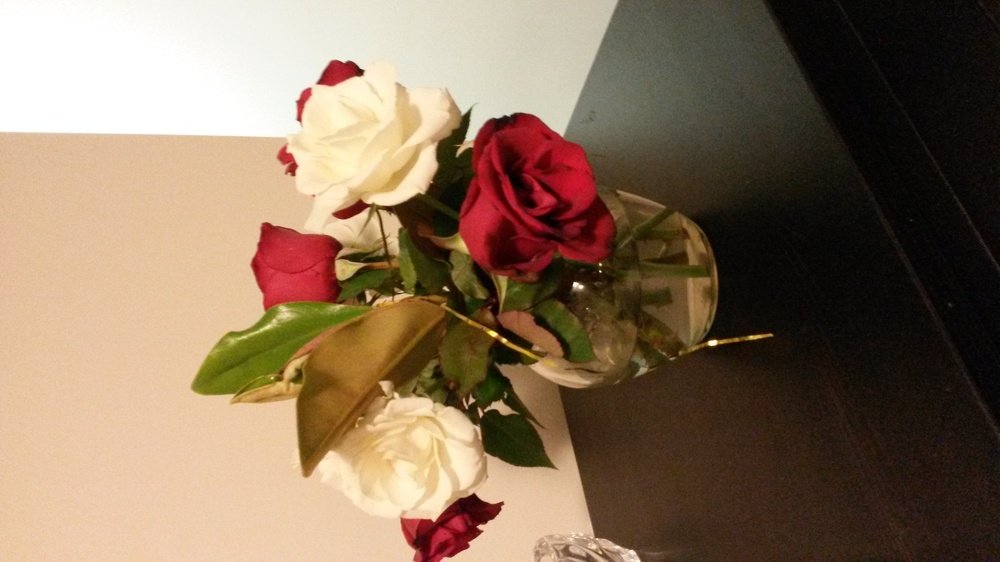
#> input picture images/20141226_222803.jpg, 1000 x 562 px, shrunk from 3264 x 1836 before the run
$ python display_rgb_grey.py ../images/20141226_222803.jpg   (older library calls are emulated)
#> lines starting #> are read from the running program, lines starting #| are printed output that depends on the picture
#!/usr/bin/env python3
#
# Usage:
#  python3 display_rgb_grey.py some-image.jpg

from __future__ import print_function

import sys

import matplotlib as mp
import matplotlib.cm as cm
import matplotlib.figure as plotfig
import matplotlib.pyplot as plotter
import numpy as np
import scipy
import skimage

from scipy import misc as scipy_misc
from skimage import color as skimage_color

IMG_FNAME = sys.argv[1]
img = scipy_misc.imread(IMG_FNAME)
#> img is the input picture: shape (562, 1000, 3); mean R, G, B 136.3, 113.9, 91.7
print("Image: shape=%s, dtype=%s, max/mean/min = %.1f/%.1f/%.1f" %
        (img.shape, img.dtype, img.max(), img.mean(), img.min()))
#| Image: shape=(562, 1000, 3), dtype=uint8, max/mean/min = 255.0/113.9/0.0


def add_subplot(fig, plot_shape, subplot_idx, img, subplot_title,
        do_plot_hist=False, cmap=None):
    (num_rows, num_cols) = plot_shape
    sub = fig.add_subplot(num_rows, num_cols, subplot_idx+1)
    if do_plot_hist:
        sub.hist(img.ravel(), bins=255, histtype='step', color='black')
        sub.set_xticklabels([])
        sub.set_yticklabels([])
    else:
        sub.axis("off")
        sub.imshow(img, cmap)

    sub.set_title(subplot_title,
            # For more info on the `fontdict` parameter, see:
            #  http://matplotlib.sourceforge.net/api/pyplot_api.html#matplotlib.pyplot.text
            fontdict=dict(size="small"))

    return sub

plot_title = "Show R, G, B channels"
# Remove all the wasted space around the plot.
subplot_params = plotfig.SubplotParams(
        left=0.02, bottom=0.02, right=0.98, top=0.96)
fig = plotter.figure(plot_title, frameon=False, subplotpars=subplot_params)

plot_shape = (2, 2)
add_subplot(fig, plot_shape, 0, img, "colour")

for i, chan_name in enumerate("RGB"):
    chan = img[...,i]
    #colour = np.zeros_like(img)
    #colour[...,i] = chan[...]
    add_subplot(fig, plot_shape, i+1, chan, chan_name, cmap=cm.Greys_r)
#> this loop made 3 passes
#> pass 1, `chan = img[...,i]`:
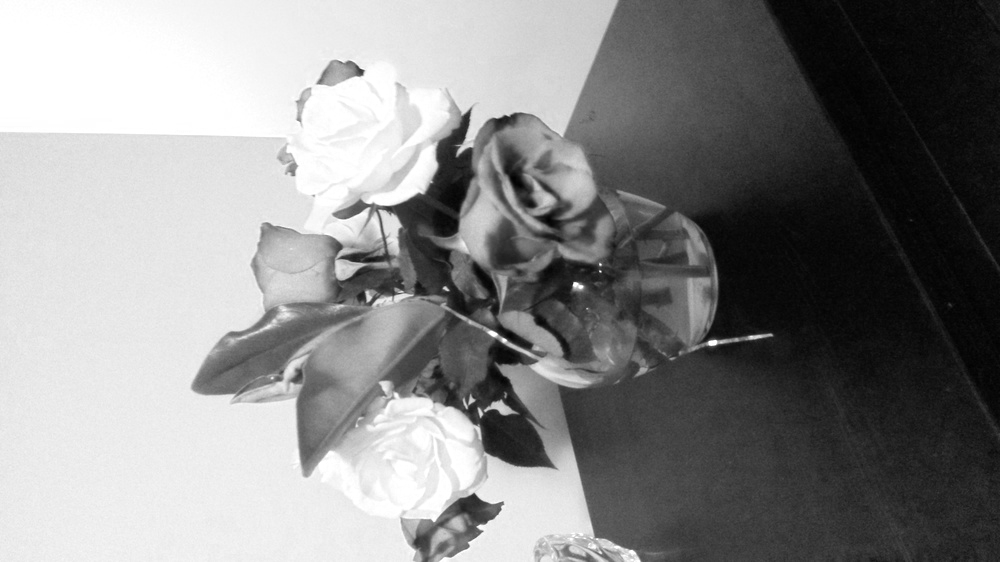
#> chan: shape (562, 1000); min 0, max 255, mean 136.3
#> pass 2, `chan = img[...,i]`:
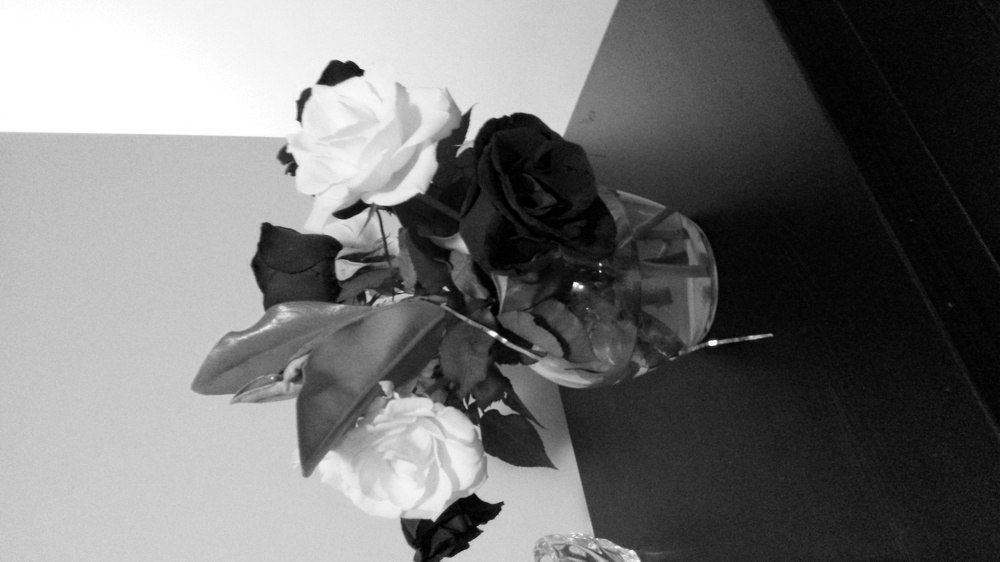
#> chan: shape (562, 1000); min 0, max 255, mean 113.9
#> pass 3, `chan = img[...,i]`:
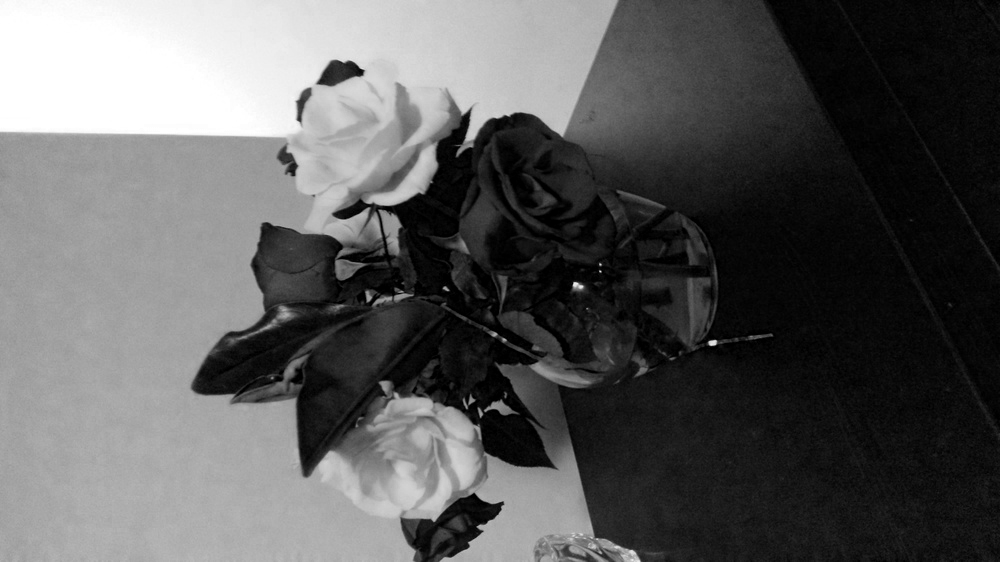
#> chan: shape (562, 1000); min 0, max 255, mean 91.7
    #add_subplot(fig, plot_shape, i+1, colour, chan_name)

plotter.show()
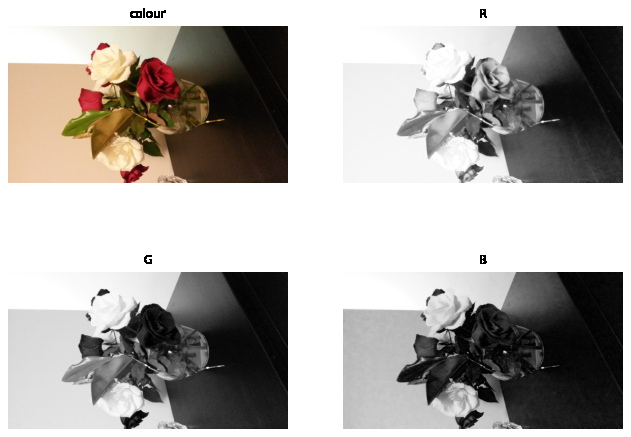
#> figure drawn by matplotlib, 4 panels

$ run again, on images/20150107_105449.jpg
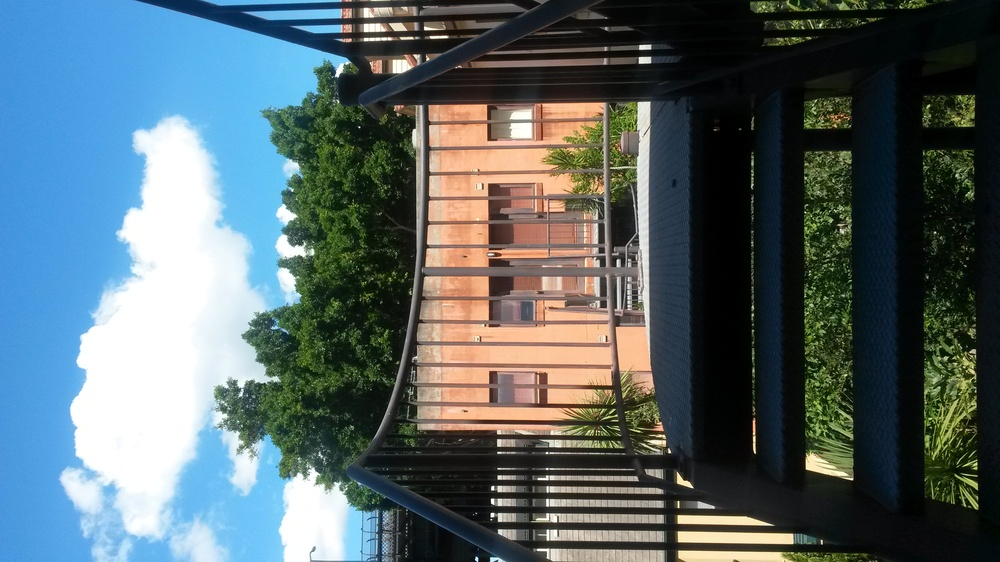
#> input picture images/20150107_105449.jpg, 1000 x 562 px, shrunk from 3264 x 1836 before the run
#> img is the input picture: shape (562, 1000, 3); mean R, G, B 86.5, 102.3, 105.9
#| Image: shape=(562, 1000, 3), dtype=uint8, max/mean/min = 255.0/98.2/0.0
#> the loop `for i, chan_name in enumerate("RGB"):` made 3 passes
#> pass 1, `chan = img[...,i]`:
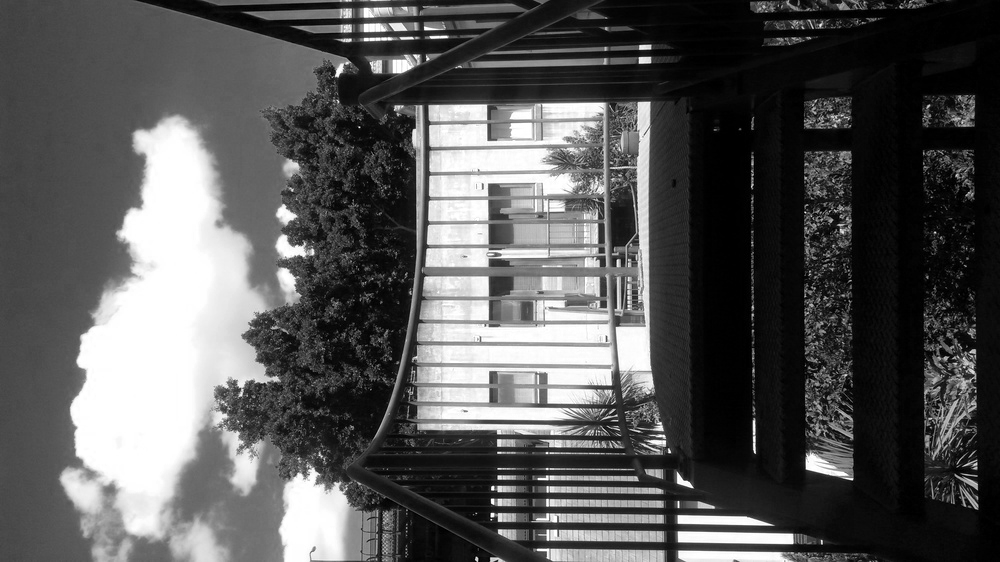
#> chan: shape (562, 1000); min 0, max 255, mean 86.5
#> `plotter.show()`:
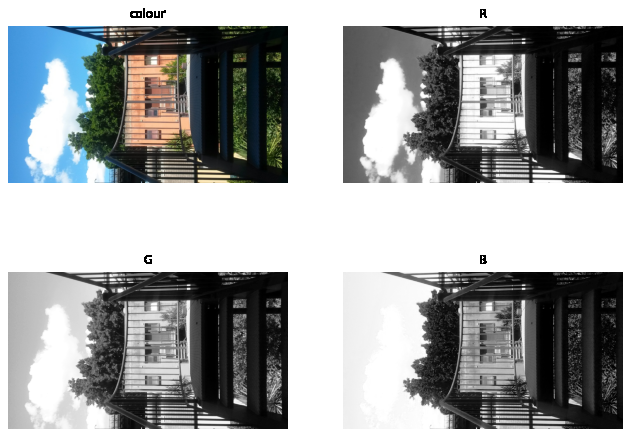
#> figure drawn by matplotlib, 4 panels

$ run again, on images/20150107_105504.jpg
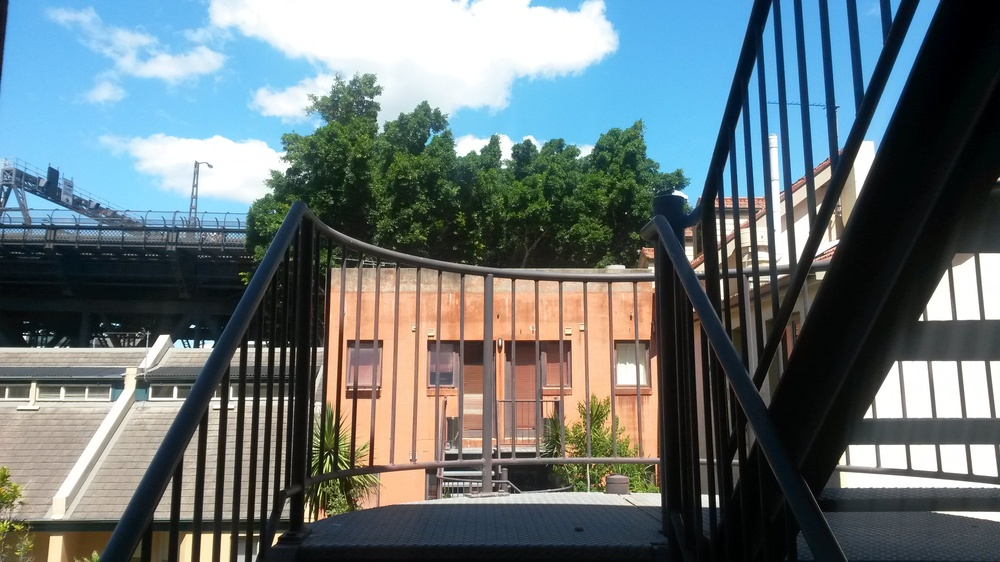
#> input picture images/20150107_105504.jpg, 1000 x 562 px, shrunk from 3264 x 1836 before the run
#> img is the input picture: shape (562, 1000, 3); mean R, G, B 104.1, 116.5, 119.2
#| Image: shape=(562, 1000, 3), dtype=uint8, max/mean/min = 255.0/113.3/0.0
#> the loop `for i, chan_name in enumerate("RGB"):` made 3 passes
#> pass 1, `chan = img[...,i]`:
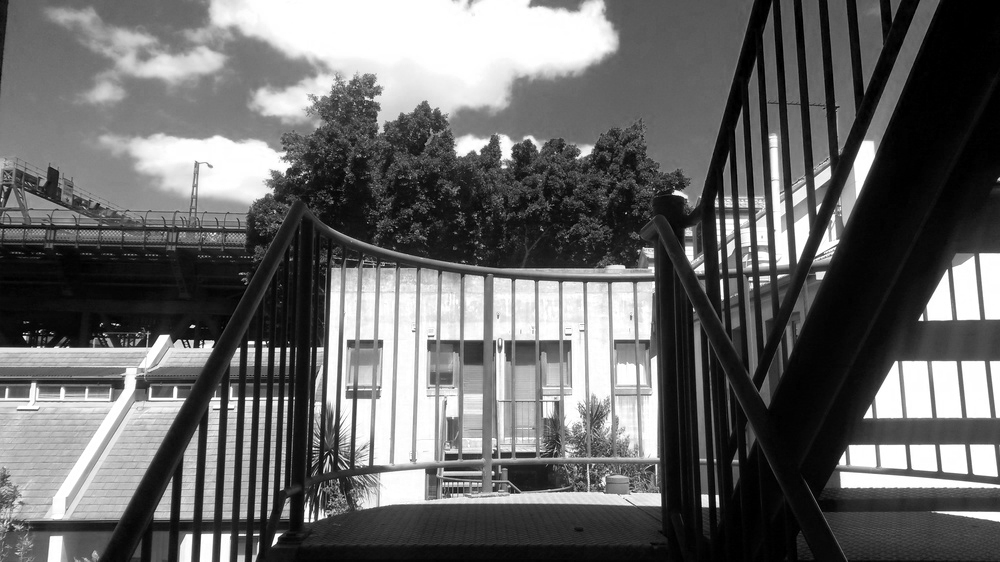
#> chan: shape (562, 1000); min 0, max 255, mean 104.1
#> `plotter.show()`:
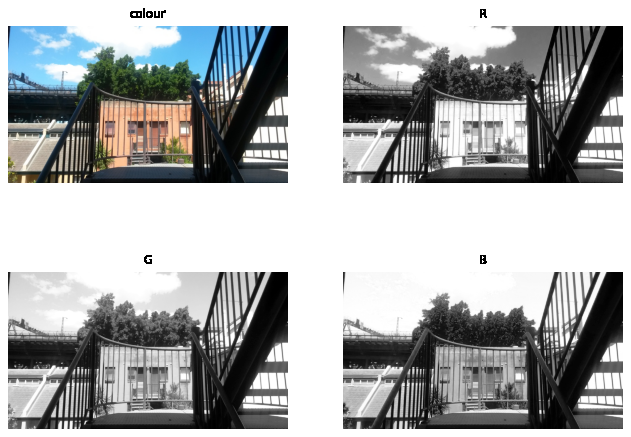
#> figure drawn by matplotlib, 4 panels

$ run again, on images/20150107_130708.jpg
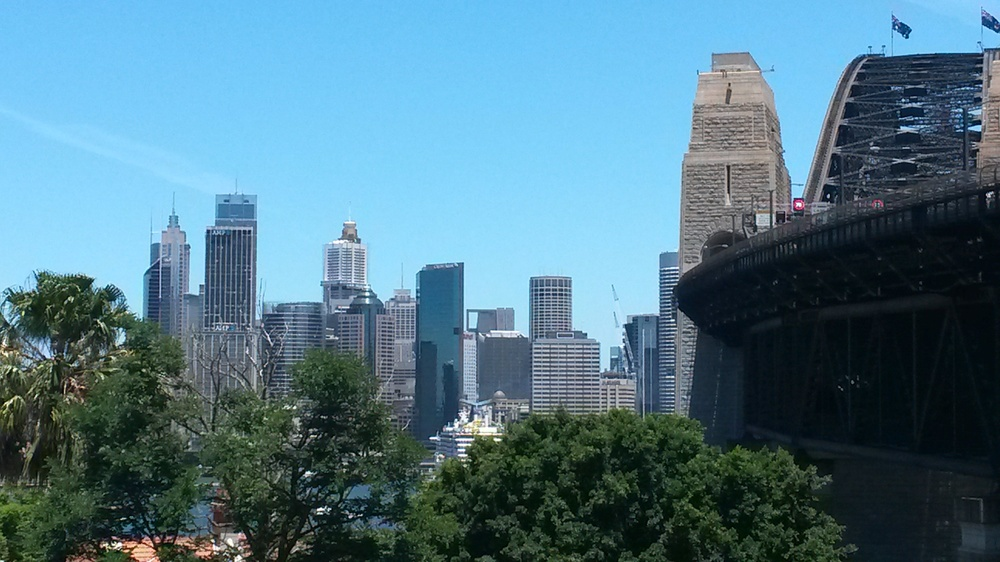
#> input picture images/20150107_130708.jpg, 1000 x 562 px, shrunk from 3264 x 1836 before the run
#> img is the input picture: shape (562, 1000, 3); mean R, G, B 81.5, 120.4, 136.7
#| Image: shape=(562, 1000, 3), dtype=uint8, max/mean/min = 255.0/112.9/0.0
#> the loop `for i, chan_name in enumerate("RGB"):` made 3 passes
#> pass 1, `chan = img[...,i]`:
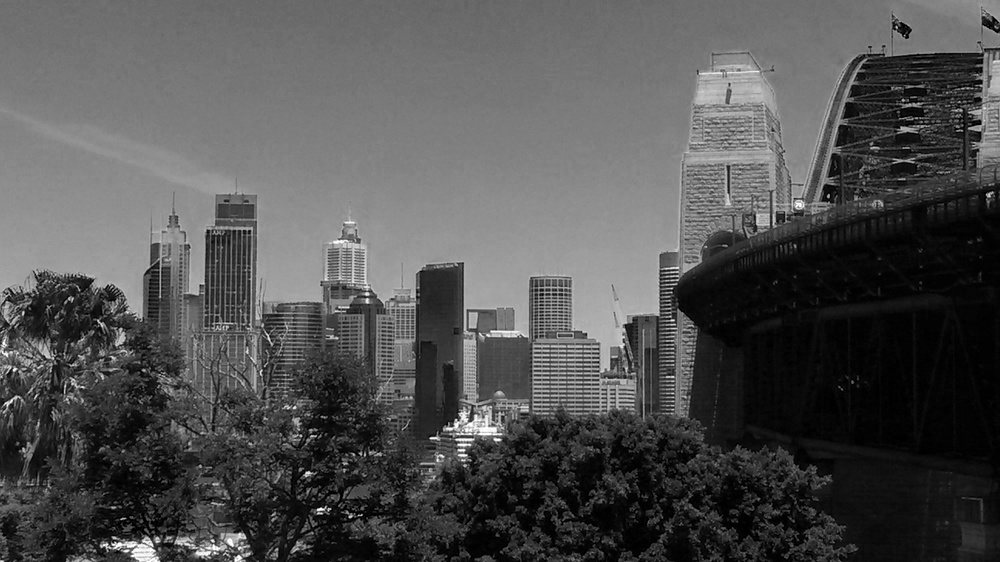
#> chan: shape (562, 1000); min 0, max 255, mean 81.5
#> `plotter.show()`:
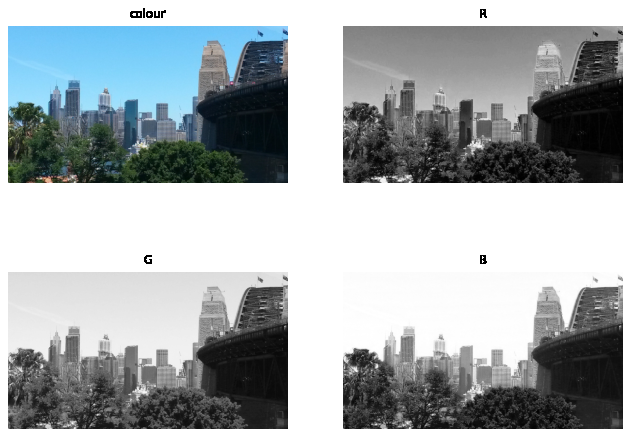
#> figure drawn by matplotlib, 4 panels
